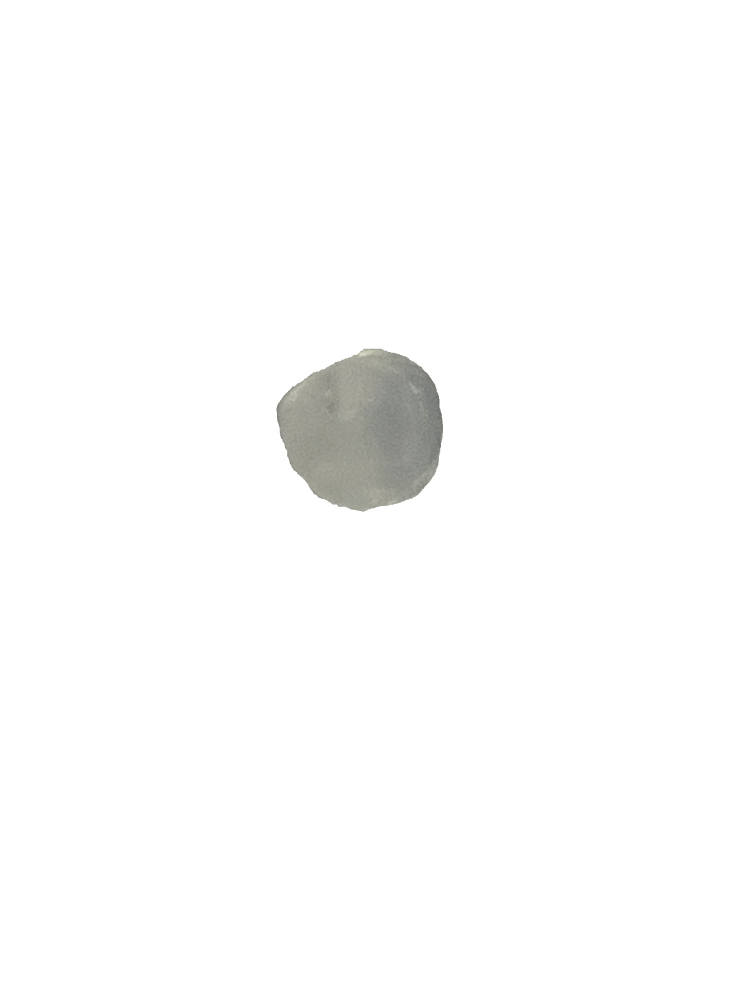
#> input picture training data/0.0mM 1.jpg, 3024 x 4032 px (shown at 1/4 size); its folder holds 4 pictures in this run
$ python glucose_detecting.py
#> lines starting #> are read from the running program, lines starting #| are printed output that depends on the picture; after the words box and inside, x2 and y2 are one past the last pixel; in counts of white or black regions, pixels touching at a corner belong together
"""
This script get RGB values from images in a specific folder.
And then, calculate the glucose concentrations according to the fitting function and RGB values of images.
"""
import csv
import matplotlib.pyplot as plt
import numpy as np
import os
import pandas as pd
import skimage as ski
from natsort import natsorted


def load_images(folder_name):
  """Load images in the folder."""
  folder_path = os.path.join(os.getcwd(), folder_name)
  list_files = os.listdir(folder_path)
  list_files = natsorted(list_files)
  image_dict = {}
  for filename in list_files:
    file_path = os.path.join(folder_path, filename)
    image_dict[filename] = ski.io.imread(file_path)
  return image_dict

def average_rgb(img):
  """Get the average RGB of an image."""
  # Create a mask for white regions
  white_mask = np.all(img == [255, 255, 255], axis=-1)
  # Invert the mask to select non-white regions
  non_white_mask = ~white_mask
  # Extract non-white pixels from the image
  non_white_pixels = img[non_white_mask]
  # Calculate the average RGB values for non-white regions
  average_rgb = np.mean(non_white_pixels, axis=0)
  return average_rgb

def fitting_function(rgb):
  """A fitting function of the relationship between concentration and RGB."""
  with open('fitting function.csv') as f:
    reader = csv.reader(f)
    rows = [row for row in reader]
  popt = [float(i) for i in rows[0]]
  return popt[0] * rgb[0]**popt[1] + popt[2] * rgb[1]**popt[3] + popt[4] * rgb[2]**popt[5]

def concentration(imgs):
  """Display the result."""
  # Count number
  number = len(imgs)
  if number < 1:
    return
  # Remove background
  image_names = list(imgs.keys())
  # Display images
  fig = plt.figure(figsize=(8, 8))
  axes = np.zeros((2, number), dtype=object)
  measured = []
  for i in range(0, number):
    axes[0, i] = fig.add_subplot(2, number, 1+i)
    axes[0, i].axis("off")
    axes[0, i].imshow(imgs[image_names[i]])
    measured_concentration = image_names[i].split('mM')[0]
    measured.append(measured_concentration)
    axes[0, i].set_title(measured_concentration)
  axes[1, 0] = fig.add_subplot(2, 1, 2)
  # Show RGB values
  rgb = []
  for i in image_names:
    rgb.append(average_rgb(imgs[i]))
  # Show values of R
  red = np.array([i[0] for i in rgb])
  p1 = axes[1, 0].plot(range(0, number), red, color="lightcoral", marker=".", linestyle=":")
  # Show values of G
  green = np.array([i[1] for i in rgb])
  p2 = axes[1, 0].plot(range(0, number), green, color="yellowgreen", marker="x", linestyle=":")
  # Show values of B
  blue = np.array([i[2] for i in rgb])
  p3 = axes[1, 0].plot(range(0, number), blue, color="blue", marker="+", linestyle=":")
  # Hide x axis
  axes[1, 0].axes.get_xaxis().set_visible(False)
  # Y label
  axes[1, 0].set_ylabel('RGB')
  # Show predicted value of pH
  axe_ph = axes[1, 0].twinx()
  axe_ph.set_ylabel('Concentration (mM)')
  pH = [fitting_function(i) for i in rgb]
  axe_ph.plot(range(0, number), pH, color="purple", marker="o")
  for a, b in zip(range(0, number), pH):
    axe_ph.text(a, b + 0.25, str("{:.2f}".format(b)), color="purple")
  # Add legends
  axes[1, 0].legend((p1[0], p2[0], p3[0]), ("R", "G", "B"), loc='upper center', bbox_to_anchor=(0.05, 1.3))
  plt.show()
  # Export as excel
  df = pd.DataFrame([[a] + [float("{:.2f}".format(b))] + c.tolist() for a, b, c in zip(measured, pH, rgb)],
  columns=['Glucose concentration (mM, measured)', 'Glucose concentration (mM, predicted)', 'R', 'G', 'B'])
  df.to_excel("excel/glucose concentration predicting.xlsx", index=False)

def main():
  image_dict = load_images('training data')
#> image_dict = 4 items
  concentration(image_dict)
#> in concentration, `number = len(imgs)`: number = 4
#> in concentration, `image_names = list(imgs.keys())`: image_names = ['0.0mM 1.jpg', '0.05mM 1.jpg', '0.05mM 2.jpg', '0.05mM 3.jpg']
#> the loop in concentration, `for i in range(0, number):` made 4 passes
#> measured_concentration on passes 1 to 4: '0.0', '0.05', '0.05', '0.05'
#> after the loop in concentration, `for i in range(0, number):`: measured = ['0.0', '0.05', '0.05', '0.05']
#> the loop in concentration, `for i in image_names:` made 4 passes
#> i on passes 1 to 4: '0.0mM 1.jpg', '0.05mM 1.jpg', '0.05mM 2.jpg', '0.05mM 3.jpg'
#> pass 1, in average_rgb, `white_mask = np.all(img == [255, 255, 255], axis=-1)`:
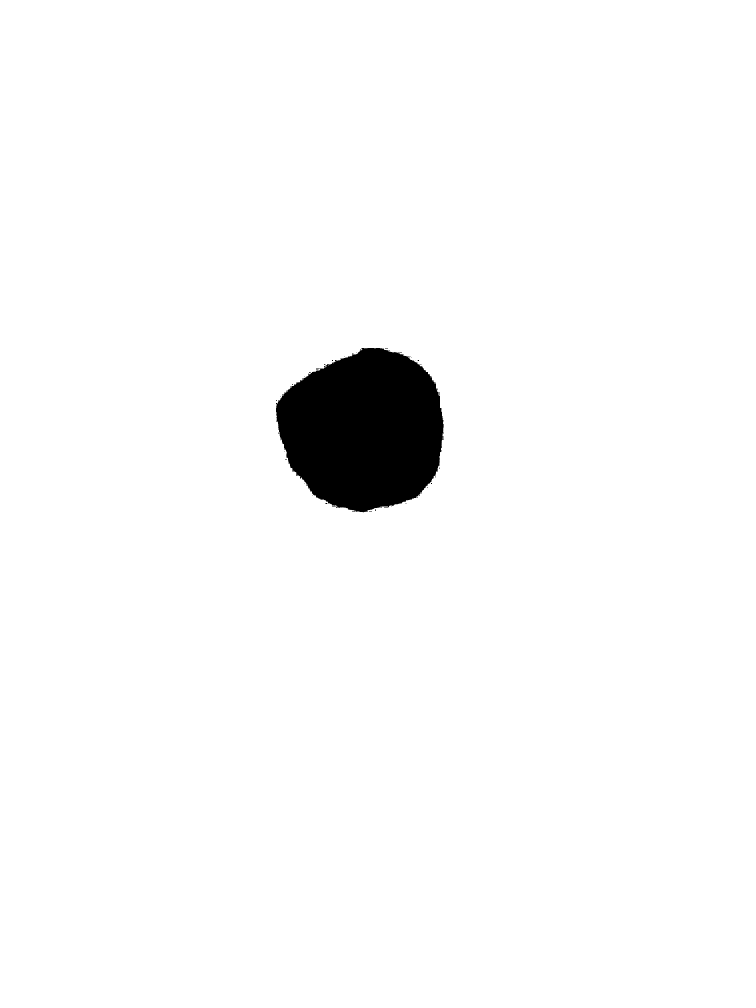
#> white_mask: shape (4032, 3024) bool (shown at 1/4 size); 97.2% white; 107 black regions (98 under 20 px), largest, box (x1, y1, x2, y2) and area: (1104, 1392, 1776, 2049) 335866, (1264, 1474, 1279, 1478) 50, (1328, 2026, 1343, 2028) 30
#> pass 2, in average_rgb (call 2), `white_mask = np.all(img == [255, 255, 255], axis=-1)`:
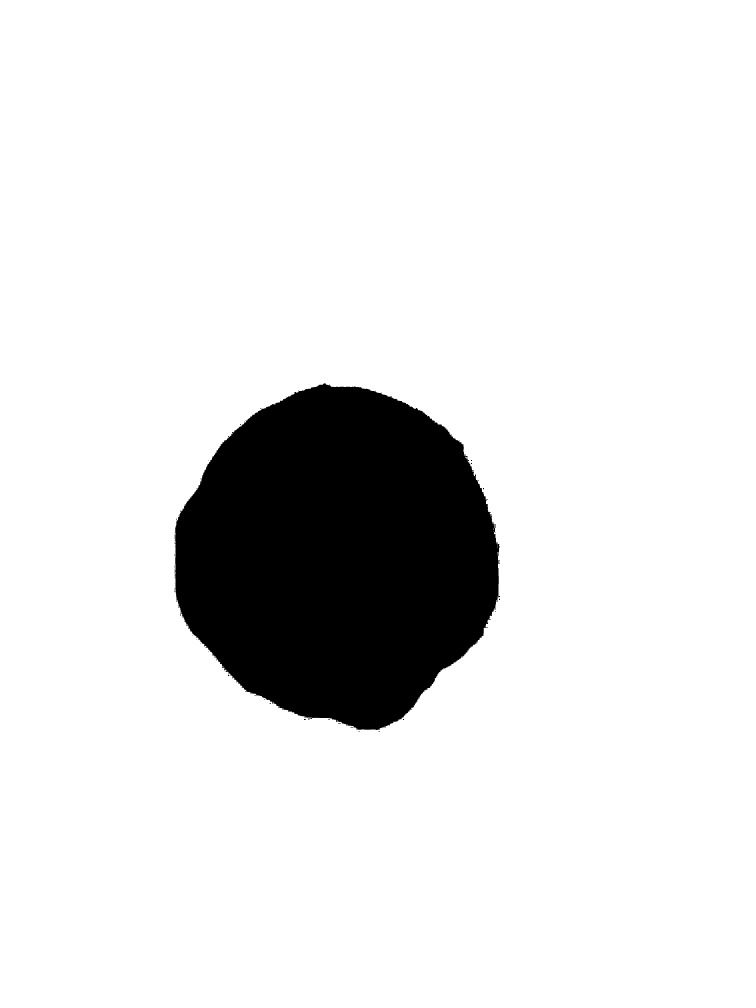
#> white_mask: shape (4032, 3024) bool (shown at 1/4 size); 88.9% white; 228 black regions (220 under 20 px), largest, box (x1, y1, x2, y2) and area: (699, 1533, 2000, 2920) 1348362, (1216, 2876, 1224, 2880) 28, (912, 2698, 918, 2704) 24
#> pass 2, in average_rgb (call 2), `non_white_mask = ~white_mask`:
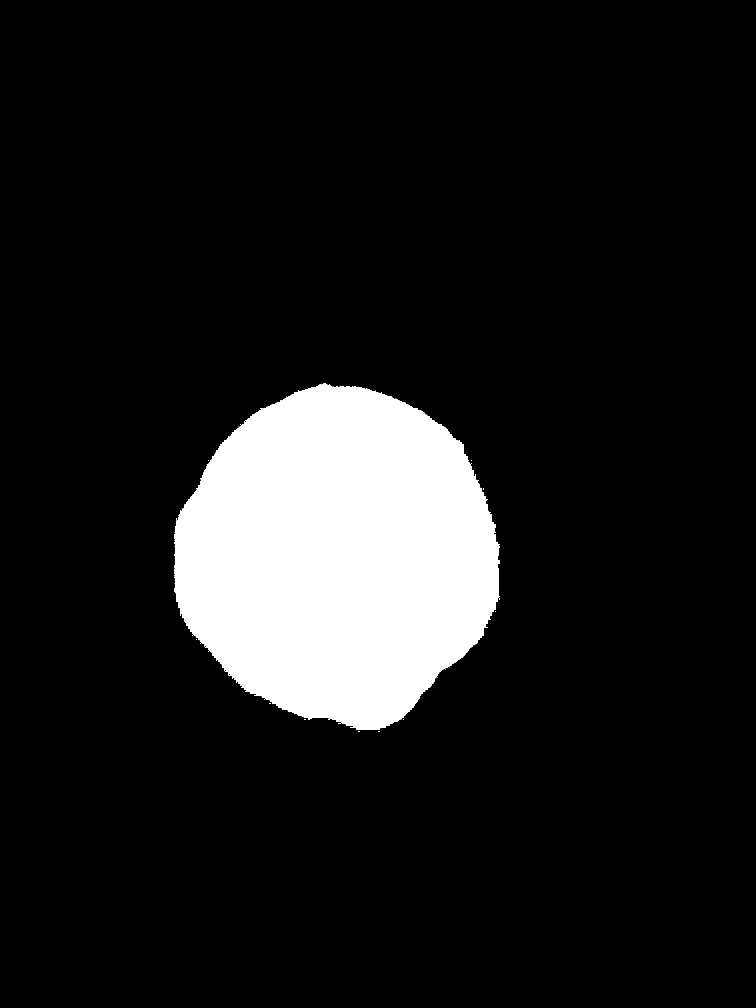
#> non_white_mask: shape (4032, 3024) bool (shown at 1/4 size); 11.1% white; 228 white regions (220 under 20 px), largest, box (x1, y1, x2, y2) and area: (699, 1533, 2000, 2920) 1348362, (1216, 2876, 1224, 2880) 28, (912, 2698, 918, 2704) 24
#> after the loop in concentration, `for i in image_names:`: rgb = [[152.7, 153.6, 144.6], [146.6, 150.5, 143.2], [149.1, 150, 139.9], [146.6, 150.5, 143.2]]
#> in concentration, `red = np.array([i[0] for i in rgb])`: red = [152.7, 146.6, 149.1, 146.6]
#> in concentration, `p1 = axes[1, 0].plot(range(0, number), red, color="lightcoral", marker..`: p1 = 1 item
#> in concentration, `green = np.array([i[1] for i in rgb])`: green = [153.6, 150.5, 150, 150.5]
#> in concentration, `p2 = axes[1, 0].plot(range(0, number), green, color="yellowgreen", mar..`: p2 = 1 item
#> in concentration, `blue = np.array([i[2] for i in rgb])`: blue = [144.6, 143.2, 139.9, 143.2]
#> in concentration, `p3 = axes[1, 0].plot(range(0, number), blue, color="blue", marker="+",..`: p3 = 1 item
#> (reads fitting function.csv from the repository)
#> in concentration, `pH = [fitting_function(i) for i in rgb]`: pH = [0.00403, 0.105, 0.0186, 0.105]
#> the loop in concentration, `for a, b in zip(range(0, number), pH):` made 4 passes
#> b on passes 1 to 4: 0.00403, 0.105, 0.0186, 0.105
#> in concentration, `plt.show()`:
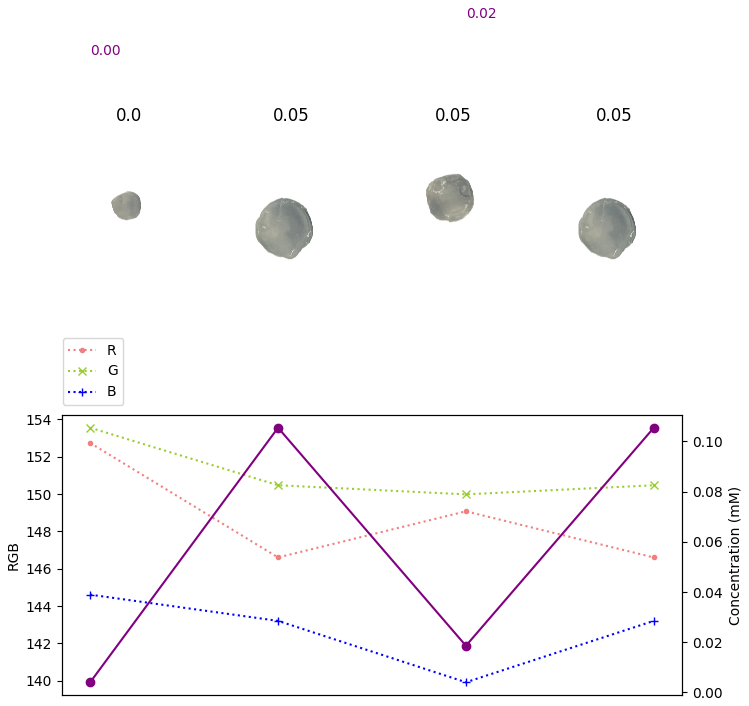
#> figure drawn by matplotlib, 6 panels
#> in concentration, `df = pd.DataFrame([[a] + [float("{:.2f}".format(b))] + c.tolist() for ..`: df = table of 4 rows and 5 columns


if __name__ == "__main__":
#> (the run stopped early here; a loop or call above may not have finished)
